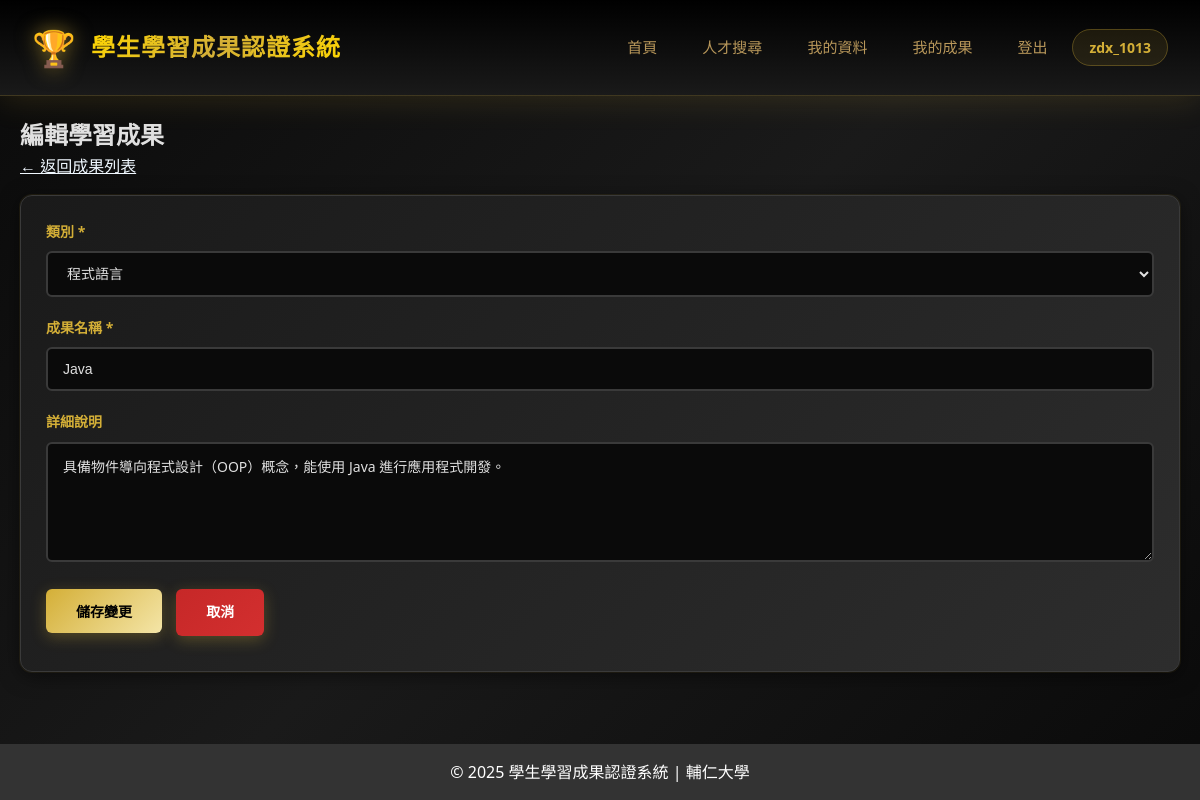
The app's page /student_edit_achievement.php?id=8 (signed in) with its own data.
### tables this page shows
CREATE TABLE `achievements` (
  `id` int(11) NOT NULL,
  `user_id` int(11) NOT NULL,
  `category` enum('subject','language','competition','certificate') NOT NULL COMMENT '擅長科目/程式語言/參與競賽/取得證照',
  `title` varchar(200) NOT NULL COMMENT '成果名稱',
  `description` text DEFAULT NULL COMMENT '成果描述',
  `status` enum('pending','approved','rejected') DEFAULT 'pending' COMMENT '待審核/已認證/不通過',
  `review_note` text DEFAULT NULL COMMENT '審核備註',
  `reviewed_by` int(11) DEFAULT NULL COMMENT '審核者ID',
  `reviewed_at` timestamp NULL DEFAULT NULL COMMENT '審核時間',
  `created_at` timestamp NULL DEFAULT current_timestamp(),
  `updated_at` timestamp NULL DEFAULT current_timestamp() ON UPDATE current_timestamp()
);

### student_edit_achievement.php (the view, shortened to what this page needs)
<?php
require_once 'config.php';
$user_id = getCurrentUserId();
$achievement_id = $_GET['id'] ?? 0;
$stmt = $pdo->prepare("
    SELECT * FROM achievements
    WHERE id = ? AND user_id = ? AND status = 'pending'
");
$stmt->execute([$achievement_id, $user_id]);
$achievement = $stmt->fetch();
include 'header.php';
?>
<h2>編輯學習成果</h2>
<div style="margin-bottom: 15px;">
    <a href="student_achievements.php" style="color: aliceblue;">← 返回成果列表</a>
</div>
<div class="card">
    <form method="POST" action="">
        <div class="form-group">
            <label for="category">類別 *</label>
            <select id="category" name="category" required>
                <option value="language" <?php echo $achievement['category'] === 'language' ? 'selected' : ''; ?>>程式語言</option>
            </select>
        </div>
        <div class="form-group">
            <label for="title">成果名稱 *</label>
            <input type="text" id="title" name="title" required
                    value="<?php echo htmlspecialchars($achievement['title']); ?>">
        </div>
        <div class="form-group">
            <label for="description">詳細說明</label>
            <textarea id="description" name="description"><?php echo htmlspecialchars($achievement['description'] ?? ''); ?></textarea>
        </div>
        <button type="submit" class="btn">儲存變更</button>
        <a href="student_achievements.php" class="btn btn-danger">取消</a>
    </form>
</div>
<?php include 'footer.php'; ?>

### header.php (style rules this page uses)
* { margin: 0; padding: 0; box-sizing: border-box; }
body { font-family: 'Microsoft JhengHei', 'PingFang TC', 'Segoe UI', Arial, sans-serif; line-height: 1.6; background: linear-gradient(135deg, #0a0a0a 0%, #1a1a1a 50%, #0a0a0a 100%); color: #e0e0e0; min-height: 100vh; }
.card { background: linear-gradient(135deg, #1a1a1a 0%, #2d2d2d 100%); border: 1px solid #3a3a3a; padding: 25px; margin-bottom: 20px; border-radius: 12px; box-shadow: 0 4px 20px rgba(0, 0, 0, 0.5), 0 0 0 1px rgba(212, 175, 55, 0.1); transition: all 0.3s ease; }
.form-group { margin-bottom: 20px; }
.form-group label { display: block; margin-bottom: 8px; font-weight: 600; color: #d4af37; font-size: 14px; }
.form-group input, .form-group select, .form-group textarea { width: 100%; padding: 12px 15px; border: 2px solid #3a3a3a; border-radius: 6px; font-size: 14px; background: #0a0a0a; color: #e0e0e0; transition: all 0.3s ease; }
.form-group textarea { resize: vertical; min-height: 120px; font-family: inherit; }
.btn { display: inline-block; padding: 12px 30px; background: linear-gradient(135deg, #d4af37 0%, #f4e5a7 100%); color: #000; border: none; border-radius: 6px; cursor: pointer; text-decoration: none; font-size: 14px; font-weight: 600; transition: all 0.3s ease; box-shadow: 0 4px 15px rgba(212, 175, 55, 0.3); margin-right: 10px; margin-bottom: 10px; }
.btn-danger { background: linear-gradient(135deg, #c62828 0%, #d32f2f 100%); color: #fff; }

### records on screen
achievements: category "程式語言", title "Java", description "具備物件導向程式設計（OOP）概念，能使用 Java 進行應用程式開發。"

### other values on screen
$_SESSION['username'] "zdx_1013"
